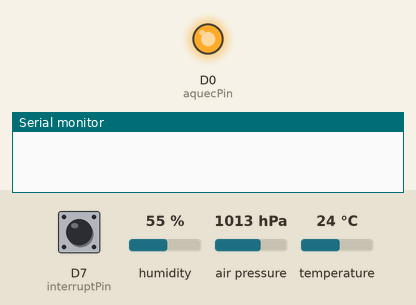
A sketch run on a simulated ESP8266 (NodeMCU). Shown: output pins drawn as LEDs (lit = HIGH), the last lines printed to the serial monitor. Inputs (shaded band) come from the test bench; at power-on: D7 (interruptPin) HIGH, humidity 55 %, air pressure 1013 hPa, temperature 24 °C. WiFi joins after 1.5 s; servers stay silent unless stated.

Above: at 1.9 s.
At 61.9 s:
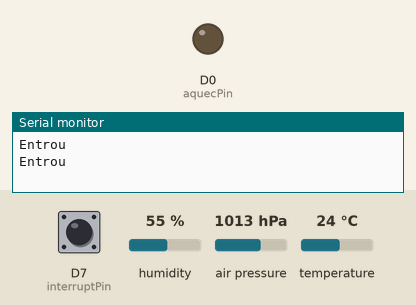
Timing chart, 0 to 63.4 s (numbered marks = the images above):
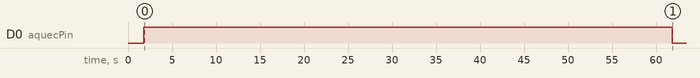

The sketch:

Estacao_Meteorilogica.ino
```cpp
/* Estação Meteorológica
 *
 */
#include <SimpleTimer.h>        // Incluir biblioteca do Timer??
#include <ESP8266WiFi.h>          // Incluir biblioteca do ESP para WiFi
#include <BlynkSimpleEsp8266.h>   // Incluir biblioteca para o Blynk
#include "DHT.h"                  // Incluir biblioteca do sensor de Temperatura e Umidade
#include <Wire.h>                 // Incluir biblioteca para sensor de Pressão
#include <Adafruit_BMP085.h>      // Incluir biblioteca do sensor de Pressão


#define DHTTYPE DHT22             // Sensor de Temperatura DHT11
#define dht_dpin D4               // Pino do Sensor de Temperatura e Umidade
#define CO2PIN A0                 // Pino Analógico do Sensor de CO2
#define coefficient_A 19.32       // Coeficiente para calcular PPM do Sensor de CO2
#define coefficient_B -0.64       // Coeficiente para calcular PPM do Sensor de CO2
#define R_Load 10.0               // Resistência de Carga do Sensor de CO2
#define raio 0.05                 // Raio do Anemometro


DHT dht(dht_dpin, DHTTYPE);       // Inicia Sensor de Temperatura e Umidade com nome dht
SimpleTimer timer;                // Define nome do timer de timer
SimpleTimer timerCO2;                // Define nome do timer de timer
Adafruit_BMP085 bmp;              // Inicia sensor de Pressão com nome bmp (D1 – SCL e D2 – SDA)


char auth[] = "#############";    // Código do Blynk
char ssid[] = "########";         // Nome da WiFi
char pass[] = "########";         // Senha da WiFi
float t;                          // Variável para Temperatura
float h;                          // Variável para Umidade
float p;                          // Variável para Pressão
float co2 = 0.00;                 // Variável para CO2
float hic;                        // Variável para Índice de Calor
const byte interruptPin = 13;     // Pino do Sensor do Anemômetro
volatile byte interruptCounter = 0; // Variável do Contador
float velocidade;                 // Variável para Velocidade
const byte aquecPin = 16;         // Pino do Sensor do Anemômetro
int contador = 0;

void ICACHE_RAM_ATTR handleInterrupt();

void setup() {
  //Serial.begin(115200);                   // Inicia Serial com baud 115200
  Blynk.begin(auth, ssid, pass);          // Inicia servidor do Blynk
  dht.begin();                            // Inicia sensor de Temperatura e Umidade
  bmp.begin();                            // Inicia sensor de Pressão
  pinMode(interruptPin, INPUT_PULLUP);    // Pino da interrupção (Sensor de Velocidade) como entrada e com Pull-up
  attachInterrupt(digitalPinToInterrupt(interruptPin), handleInterrupt, FALLING); // Inicia interrupção externa com borda de descida
  timer.setInterval(30000, sendUptime);    // Inicia interrupção de Timer com 2 segundos
  pinMode(aquecPin, OUTPUT);              // Pino da
  timerCO2.setInterval(30000, calcCO2);    // Inicia interrupção de Timer com 30 segundos
  digitalWrite(aquecPin,HIGH);
  delay(15);
}

void handleInterrupt() {                    // Rotina de Interrupção Externa
  interruptCounter++;
}

void loop() {
  timer.run();                            // Ativa o Timer
  timerCO2.run();                            // Ativa o Timer
  Blynk.run();                            // Ativa o Blynk
}

void calcCO2() {        // 60s em 5V e 90 s em 1,5 V
  contador++;
  Serial.println("Entrou");
  if (contador == 2) {
    co2 = getPPM();                           // Lê CO2 e salva em co2
    digitalWrite(aquecPin,LOW);
    //Serial.println("60s");
  }
  if (contador == 5) {
    digitalWrite(aquecPin,HIGH);
    contador = 0;
    //Serial.println("90s");
  }
}

void sendUptime() {                               // Rotina de Estouro do Timer
  h = dht.readHumidity();                   // Lê umidade e salva em h
  t = dht.readTemperature();                // Lê temperatura e salva em t
  p = (bmp.readPressure() + 225.373)/100.00;          // Lê pressão e salva em p
  velocidade = calc_velocidade();           // Lê velocidade e salva em velocidade
  hic = dht.computeHeatIndex(t, h, false);  // Calcula Índice de calor
  /*Serial.print("Umidade = ");                     // Imprime dados na serial
  Serial.print(h);                                // Retirar após testes
  Serial.print("%, Temperatura = ");
  Serial.print(t);
  Serial.print(" ºC, Índice de Calor = ");
  Serial.print(hic);
  Serial.print(" ºC, Pressão = ");
  Serial.println(p);
  Serial.print(" Pa, CO2 = ");
  Serial.print(co2);
  Serial.println(" PPM");, Velocidade do Vento = ");
  Serial.print(velocidade);
  Serial.println(" km/h");                        // Retirar atá aqui */
  Blynk.virtualWrite(V0, t);                      // Variável virtual da temperatura V0
  Blynk.virtualWrite(V1, h);                      // Variável virtual da umidade V1
  Blynk.virtualWrite(V2, p);                      // Variável virtual da pressão V2
  Blynk.virtualWrite(V3, co2);                    // Variável virtual da CO2 V3
  Blynk.virtualWrite(V4, velocidade);             // Variável virtual da Velocidade V4
  Blynk.virtualWrite(V5, hic);                    // Variável virtual da Índice de Calor V5
}


float calc_velocidade(){                    // Rotina de Calculo de velocidade do vento
  float circ = 2 * PI * raio;
  float vel = (circ * interruptCounter)/2;
  interruptCounter = 0;
  return vel*3.6;
}

float getPPM(){                             // Rotina de Leitura do Sensor de CO2 em PPM
  return (float)(coefficient_A * pow(getRatio(), coefficient_B));
}

float getRatio(){                          // Rotina de Leitura do Sensor de CO2
  int value = analogRead(CO2PIN);
  float v_out = voltageConversion(value);
  return (3.3 - v_out) / v_out;
}

float voltageConversion(int value){        // Rotina de Leitura do Sensor de CO2
  return (float) value * (3.3 / 1023.0);
}
```

Measured:
- by itself, D0 (aquecPin): HIGH → LOW at 61.8 s
